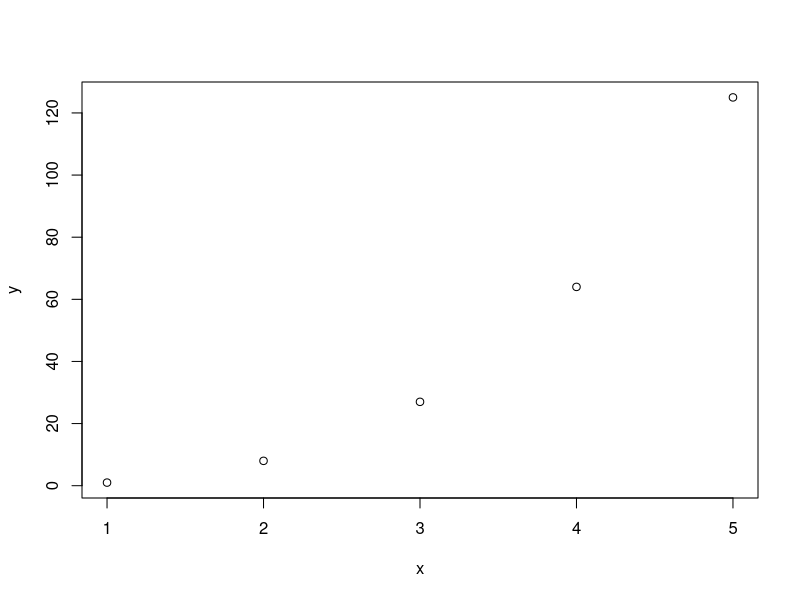

The R script that drew this image:
## ---- chunk 1
# Referências {#unnumbered}
## ---- chunk 2
x <- 1:5
y <- x^3
plot(x,y)
## ---- chunk 3
a=7
b=5
